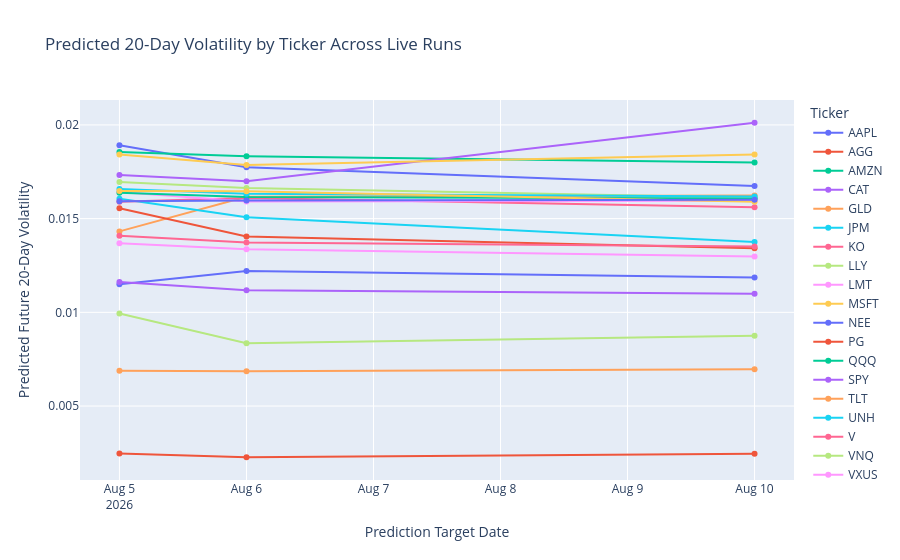

Notebook code for this chart:
### Markdown cell above
# Compare Prediction Runs Across Days

This chart shows how the model's predicted volatility changed between archived target dates.

### Code cell
fig = px.line(
    prediction_log,
    x="Date",
    y="predicted_future_volatility_20d",
    color="ticker",
    markers=True,
    title="Predicted 20-Day Volatility by Ticker Across Live Runs",
)

fig.update_layout(
    xaxis_title="Prediction Target Date",
    yaxis_title="Predicted Future 20-Day Volatility",
    legend_title="Ticker",
)

fig.show()

### Figure 1 — Plotly figure (JSON) as saved in the notebook; plotly's stock layout.template omitted (floating-point values rounded to 4 significant figures)
{"data": [{"hovertemplate": "ticker=AAPL<br>Date=%{x}<br>predicted_future_volatility_20d=%{y}<extra></extra>", "legendgroup": "AAPL", "line": {"color": "#636efa", "dash": "solid"}, "marker": {"symbol": "circle"}, "mode": "lines+markers", "name": "AAPL", "orientation": "v", "showlegend": true, "type": "scatter", "x": ["2026-08-05T00:00:00.000000", "2026-08-06T00:00:00.000000", "2026-08-10T00:00:00.000000"], "xaxis": "x", "y": [0.01892, 0.01775, 0.01675], "yaxis": "y"}, {"hovertemplate": "ticker=AGG<br>Date=%{x}<br>predicted_future_volatility_20d=%{y}<extra></extra>", "legendgroup": "AGG", "line": {"color": "#EF553B", "dash": "solid"}, "marker": {"symbol": "circle"}, "mode": "lines+markers", "name": "AGG", "orientation": "v", "showlegend": true, "type": "scatter", "x": ["2026-08-05T00:00:00.000000", "2026-08-06T00:00:00.000000", "2026-08-10T00:00:00.000000"], "xaxis": "x", "y": [0.002464, 0.00227, 0.002461], "yaxis": "y"}, {"hovertemplate": "ticker=AMZN<br>Date=%{x}<br>predicted_future_volatility_20d=%{y}<extra></extra>", "legendgroup": "AMZN", "line": {"color": "#00cc96", "dash": "solid"}, "marker": {"symbol": "circle"}, "mode": "lines+markers", "name": "AMZN", "orientation": "v", "showlegend": true, "type": "scatter", "x": ["2026-08-05T00:00:00.000000", "2026-08-06T00:00:00.000000", "2026-08-10T00:00:00.000000"], "xaxis": "x", "y": [0.01855, 0.01833, 0.01799], "yaxis": "y"}, {"hovertemplate": "ticker=CAT<br>Date=%{x}<br>predicted_future_volatility_20d=%{y}<extra></extra>", "legendgroup": "CAT", "line": {"color": "#ab63fa", "dash": "solid"}, "marker": {"symbol": "circle"}, "mode": "lines+markers", "name": "CAT", "orientation": "v", "showlegend": true, "type": "scatter", "x": ["2026-08-05T00:00:00.000000", "2026-08-06T00:00:00.000000", "2026-08-10T00:00:00.000000"], "xaxis": "x", "y": [0.01733, 0.017, 0.02012], "yaxis": "y"}, {"hovertemplate": "ticker=GLD<br>Date=%{x}<br>predicted_future_volatility_20d=%{y}<extra></extra>", "legendgroup": "GLD", "line": {"color": "#FFA15A", "dash": "solid"}, "marker": {"symbol": "circle"}, "mode": "lines+markers", "name": "GLD", "orientation": "v", "showlegend": true, "type": "scatter", "x": ["2026-08-05T00:00:00.000000", "2026-08-06T00:00:00.000000", "2026-08-10T00:00:00.000000"], "xaxis": "x", "y": [0.01432, 0.01616, 0.01623], "yaxis": "y"}, {"hovertemplate": "ticker=JPM<br>Date=%{x}<br>predicted_future_volatility_20d=%{y}<extra></extra>", "legendgroup": "JPM", "line": {"color": "#19d3f3", "dash": "solid"}, "marker": {"symbol": "circle"}, "mode": "lines+markers", "name": "JPM", "orientation": "v", "showlegend": true, "type": "scatter", "x": ["2026-08-05T00:00:00.000000", "2026-08-06T00:00:00.000000", "2026-08-10T00:00:00.000000"], "xaxis": "x", "y": [0.01606, 0.01507, 0.01375], "yaxis": "y"}, {"hovertemplate": "ticker=KO<br>Date=%{x}<br>predicted_future_volatility_20d=%{y}<extra></extra>", "legendgroup": "KO", "line": {"color": "#FF6692", "dash": "solid"}, "marker": {"symbol": "circle"}, "mode": "lines+markers", "name": "KO", "orientation": "v", "showlegend": true, "type": "scatter", "x": ["2026-08-05T00:00:00.000000", "2026-08-06T00:00:00.000000", "2026-08-10T00:00:00.000000"], "xaxis": "x", "y": [0.0159, 0.0161, 0.0156], "yaxis": "y"}, {"hovertemplate": "ticker=LLY<br>Date=%{x}<br>predicted_future_volatility_20d=%{y}<extra></extra>", "legendgroup": "LLY", "line": {"color": "#B6E880", "dash": "solid"}, "marker": {"symbol": "circle"}, "mode": "lines+markers", "name": "LLY", "orientation": "v", "showlegend": true, "type": "scatter", "x": ["2026-08-05T00:00:00.000000", "2026-08-06T00:00:00.000000", "2026-08-10T00:00:00.000000"], "xaxis": "x", "y": [0.01695, 0.01663, 0.01612], "yaxis": "y"}, {"hovertemplate": "ticker=LMT<br>Date=%{x}<br>predicted_future_volatility_20d=%{y}<extra></extra>", "legendgroup": "LMT", "line": {"color": "#FF97FF", "dash": "solid"}, "marker": {"symbol": "circle"}, "mode": "lines+markers", "name": "LMT", "orientation": "v", "showlegend": true, "type": "scatter", "x": ["2026-08-05T00:00:00.000000", "2026-08-06T00:00:00.000000", "2026-08-10T00:00:00.000000"], "xaxis": "x", "y": [0.01642, 0.01591, 0.01595], "yaxis": "y"}, {"hovertemplate": "ticker=MSFT<br>Date=%{x}<br>predicted_future_volatility_20d=%{y}<extra></extra>", "legendgroup": "MSFT", "line": {"color": "#FECB52", "dash": "solid"}, "marker": {"symbol": "circle"}, "mode": "lines+markers", "name": "MSFT", "orientation": "v", "showlegend": true, "type": "scatter", "x": ["2026-08-05T00:00:00.000000", "2026-08-06T00:00:00.000000", "2026-08-10T00:00:00.000000"], "xaxis": "x", "y": [0.01842, 0.01787, 0.01842], "yaxis": "y"}, {"hovertemplate": "ticker=NEE<br>Date=%{x}<br>predicted_future_volatility_20d=%{y}<extra></extra>", "legendgroup": "NEE", "line": {"color": "#636efa", "dash": "solid"}, "marker": {"symbol": "circle"}, "mode": "lines+markers", "name": "NEE", "orientation": "v", "showlegend": true, "type": "scatter", "x": ["2026-08-05T00:00:00.000000", "2026-08-06T00:00:00.000000", "2026-08-10T00:00:00.000000"], "xaxis": "x", "y": [0.0115, 0.0122, 0.01186], "yaxis": "y"}, {"hovertemplate": "ticker=PG<br>Date=%{x}<br>predicted_future_volatility_20d=%{y}<extra></extra>", "legendgroup": "PG", "line": {"color": "#EF553B", "dash": "solid"}, "marker": {"symbol": "circle"}, "mode": "lines+markers", "name": "PG", "orientation": "v", "showlegend": true, "type": "scatter", "x": ["2026-08-05T00:00:00.000000", "2026-08-06T00:00:00.000000", "2026-08-10T00:00:00.000000"], "xaxis": "x", "y": [0.01555, 0.01405, 0.01342], "yaxis": "y"}, {"hovertemplate": "ticker=QQQ<br>Date=%{x}<br>predicted_future_volatility_20d=%{y}<extra></extra>", "legendgroup": "QQQ", "line": {"color": "#00cc96", "dash": "solid"}, "marker": {"symbol": "circle"}, "mode": "lines+markers", "name": "QQQ", "orientation": "v", "showlegend": true, "type": "scatter", "x": ["2026-08-05T00:00:00.000000", "2026-08-06T00:00:00.000000", "2026-08-10T00:00:00.000000"], "xaxis": "x", "y": [0.01638, 0.01616, 0.01607], "yaxis": "y"}, {"hovertemplate": "ticker=SPY<br>Date=%{x}<br>predicted_future_volatility_20d=%{y}<extra></extra>", "legendgroup": "SPY", "line": {"color": "#ab63fa", "dash": "solid"}, "marker": {"symbol": "circle"}, "mode": "lines+markers", "name": "SPY", "orientation": "v", "showlegend": true, "type": "scatter", "x": ["2026-08-05T00:00:00.000000", "2026-08-06T00:00:00.000000", "2026-08-10T00:00:00.000000"], "xaxis": "x", "y": [0.01162, 0.01118, 0.01099], "yaxis": "y"}, {"hovertemplate": "ticker=TLT<br>Date=%{x}<br>predicted_future_volatility_20d=%{y}<extra></extra>", "legendgroup": "TLT", "line": {"color": "#FFA15A", "dash": "solid"}, "marker": {"symbol": "circle"}, "mode": "lines+markers", "name": "TLT", "orientation": "v", "showlegend": true, "type": "scatter", "x": ["2026-08-05T00:00:00.000000", "2026-08-06T00:00:00.000000", "2026-08-10T00:00:00.000000"], "xaxis": "x", "y": [0.006885, 0.006859, 0.00696], "yaxis": "y"}, {"hovertemplate": "ticker=UNH<br>Date=%{x}<br>predicted_future_volatility_20d=%{y}<extra></extra>", "legendgroup": "UNH", "line": {"color": "#19d3f3", "dash": "solid"}, "marker": {"symbol": "circle"}, "mode": "lines+markers", "name": "UNH", "orientation": "v", "showlegend": true, "type": "scatter", "x": ["2026-08-05T00:00:00.000000", "2026-08-06T00:00:00.000000", "2026-08-10T00:00:00.000000"], "xaxis": "x", "y": [0.01658, 0.01633, 0.01618], "yaxis": "y"}, {"hovertemplate": "ticker=V<br>Date=%{x}<br>predicted_future_volatility_20d=%{y}<extra></extra>", "legendgroup": "V", "line": {"color": "#FF6692", "dash": "solid"}, "marker": {"symbol": "circle"}, "mode": "lines+markers", "name": "V", "orientation": "v", "showlegend": true, "type": "scatter", "x": ["2026-08-05T00:00:00.000000", "2026-08-06T00:00:00.000000", "2026-08-10T00:00:00.000000"], "xaxis": "x", "y": [0.01408, 0.01373, 0.01352], "yaxis": "y"}, {"hovertemplate": "ticker=VNQ<br>Date=%{x}<br>predicted_future_volatility_20d=%{y}<extra></extra>", "legendgroup": "VNQ", "line": {"color": "#B6E880", "dash": "solid"}, "marker": {"symbol": "circle"}, "mode": "lines+markers", "name": "VNQ", "orientation": "v", "showlegend": true, "type": "scatter", "x": ["2026-08-05T00:00:00.000000", "2026-08-06T00:00:00.000000", "2026-08-10T00:00:00.000000"], "xaxis": "x", "y": [0.009939, 0.008357, 0.008752], "yaxis": "y"}, {"hovertemplate": "ticker=VXUS<br>Date=%{x}<br>predicted_future_volatility_20d=%{y}<extra></extra>", "legendgroup": "VXUS", "line": {"color": "#FF97FF", "dash": "solid"}, "marker": {"symbol": "circle"}, "mode": "lines+markers", "name": "VXUS", "orientation": "v", "showlegend": true, "type": "scatter", "x": ["2026-08-05T00:00:00.000000", "2026-08-06T00:00:00.000000", "2026-08-10T00:00:00.000000"], "xaxis": "x", "y": [0.01368, 0.01337, 0.01298], "yaxis": "y"}, {"hovertemplate": "ticker=VZ<br>Date=%{x}<br>predicted_future_volatility_20d=%{y}<extra></extra>", "legendgroup": "VZ", "line": {"color": "#FECB52", "dash": "solid"}, "marker": {"symbol": "circle"}, "mode": "lines+markers", "name": "VZ", "orientation": "v", "showlegend": true, "type": "scatter", "x": ["2026-08-05T00:00:00.000000", "2026-08-06T00:00:00.000000", "2026-08-10T00:00:00.000000"], "xaxis": "x", "y": [0.01648, 0.01646, 0.0159], "yaxis": "y"}, {"hovertemplate": "ticker=XOM<br>Date=%{x}<br>predicted_future_volatility_20d=%{y}<extra></extra>", "legendgroup": "XOM", "line": {"color": "#636efa", "dash": "solid"}, "marker": {"symbol": "circle"}, "mode": "lines+markers", "name": "XOM", "orientation": "v", "showlegend": true, "type": "scatter", "x": ["2026-08-05T00:00:00.000000", "2026-08-06T00:00:00.000000", "2026-08-10T00:00:00.000000"], "xaxis": "x", "y": [0.01593, 0.01597, 0.01601], "yaxis": "y"}], "layout": {"legend": {"title": {"text": "Ticker"}, "tracegroupgap": 0}, "title": {"text": "Predicted 20-Day Volatility by Ticker Across Live Runs"}, "xaxis": {"anchor": "y", "domain": [0.0, 1.0], "title": {"text": "Prediction Target Date"}}, "yaxis": {"anchor": "x", "domain": [0.0, 1.0], "title": {"text": "Predicted Future 20-Day Volatility"}}}}
